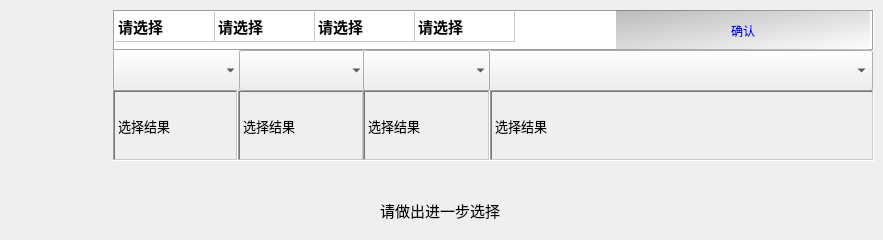
    <widget class="QWidget" name="page">
     <widget class="QComboBox" name="comboBox_2">
      <property name="geometry">
       <rect>
        <x>113</x>
        <y>50</y>
        <width>127</width>
        <height>41</height>
       </rect>
      </property>
      <property name="acceptDrops">
       <bool>true</bool>
      </property>
      <property name="autoFillBackground">
       <bool>true</bool>
      </property>
      <property name="currentText">
       <string notr="true"/>
      </property>
      <property name="currentIndex">
       <number>-1</number>
      </property>
      <property name="maxVisibleItems">
       <number>2</number>
      </property>
      <property name="maxCount">
       <number>2</number>
      </property>
      <property name="frame">
       <bool>false</bool>
      </property>
      <item>
       <property name="text">
        <string>地上建筑</string>
       </property>
      </item>
      <item>
       <property name="text">
        <string>地下/半地下</string>
       </property>
      </item>
     </widget>
     <widget class="QLabel" name="label_6">
      <property name="geometry">
       <rect>
        <x>238</x>
        <y>90</y>
        <width>126</width>
        <height>71</height>
       </rect>
      </property>
      <property name="font">
       <font>
        <pointsize>10</pointsize>
       </font>
      </property>
      <property name="frameShape">
       <enum>QFrame::WinPanel</enum>
      </property>
      <property name="frameShadow">
       <enum>QFrame::Sunken</enum>
      </property>
      <property name="text">
       <string>选择结果</string>
      </property>
      <property name="scaledContents">
       <bool>true</bool>
      </property>
      <property name="alignment">
       <set>Qt::AlignLeading|Qt::AlignLeft|Qt::AlignVCenter</set>
      </property>
      <property name="wordWrap">
       <bool>true</bool>
      </property>
     </widget>
     <widget class="QTableWidget" name="tableWidget_2">
      <property name="geometry">
       <rect>
        <x>113</x>
        <y>10</y>
        <width>761</width>
        <height>41</height>
       </rect>
      </property>
      <property name="sizePolicy">
       <sizepolicy hsizetype="Expanding" vsizetype="Expanding">
        <horstretch>0</horstretch>
        <verstretch>0</verstretch>
       </sizepolicy>
      </property>
      <property name="font">
       <font>
        <family>Californian FB</family>
        <pointsize>11</pointsize>
        <weight>75</weight>
        <bold>true</bold>
       </font>
      </property>
      <property name="acceptDrops">
       <bool>false</bool>
      </property>
      <property name="layoutDirection">
       <enum>Qt::LeftToRight</enum>
      </property>
      <property name="frameShape">
       <enum>QFrame::Box</enum>
      </property>
      <property name="frameShadow">
       <enum>QFrame::Sunken</enum>
      </property>
      <property name="autoScrollMargin">
       <number>16</number>
      </property>
      <property name="dragDropMode">
       <enum>QAbstractItemView::NoDragDrop</enum>
      </property>
      <property name="defaultDropAction">
       <enum>Qt::IgnoreAction</enum>
      </property>
      <property name="showGrid">
       <bool>true</bool>
      </property>
      <attribute name="horizontalHeaderVisible">
       <bool>false</bool>
      </attribute>
      <attribute name="horizontalHeaderHighlightSections">
       <bool>true</bool>
      </attribute>
      <attribute name="verticalHeaderVisible">
       <bool>false</bool>
      </attribute>
      <row>
       <property name="text">
        <string>新建行</string>
       </property>
      </row>
      <column>
       <property name="text">
        <string extracomment="地上或地下/半地下">地上/地下</string>
       </property>
       <property name="textAlignment">
        <set>AlignCenter</set>
       </property>
      </column>
      <column>
       <property name="text">
        <string extracomment="住宅建筑或公共建筑">住宅/公建</string>
       </property>
       <property name="textAlignment">
        <set>AlignCenter</set>
       </property>
      </column>
      <column>
       <property name="text">
        <string>有无喷淋</string>
       </property>
       <property name="textAlignment">
        <set>AlignCenter</set>
       </property>
      </column>
      <column>
       <property name="text">
        <string>其他重要公共建筑</string>
       </property>
       <property name="textAlignment">
        <set>AlignCenter</set>
       </property>
      </column>
      <item row="0" column="0">
       <property name="text">
        <string>请选择</string>
       </property>
       <property name="background">
        <brush brushstyle="NoBrush">
         <color alpha="255">
          <red>0</red>
          <green>85</green>
          <blue>0</blue>
         </color>
        </brush>
       </property>
       <property name="icon">
        <iconset>
         <normalon>../Resources/QtCiLHomeUi1.V.1/SourceFIle/IMG/minus.png</normalon>
        </iconset>
       </property>
       <property name="flags">
        <set>ItemIsEnabled</set>
       </property>
      </item>
      <item row="0" column="1">
       <property name="text">
        <string>请选择</string>
       </property>
       <property name="icon">
        <iconset>
         <normalon>../Resources/QtCiLHomeUi1.V.1/SourceFIle/IMG/minus.png</normalon>
        </iconset>
       </property>
       <property name="flags">
        <set>ItemIsEnabled</set>
       </property>
      </item>
      <item row="0" column="2">
       <property name="text">
        <string>请选择</string>
       </property>
       <property name="icon">
        <iconset>
         <normalon>../IMG/minus.png</normalon>
        </iconset>
       </property>
       <property name="flags">
        <set>ItemIsEnabled</set>
       </property>
      </item>
      <item row="0" column="3">
       <property name="text">
        <string>请选择</string>
       </property>
       <property name="icon">
        <iconset>
         <normalon>../IMG/minus.png</normalon>
        </iconset>
       </property>
       <property name="flags">
        <set>ItemIsEnabled</set>
       </property>
      </item>
     </widget>
     <widget class="QComboBox" name="comboBox_3">
      <property name="geometry">
       <rect>
        <x>239</x>
        <y>50</y>
        <width>127</width>
        <height>41</height>
       </rect>
      </property>
      <property name="acceptDrops">
       <bool>true</bool>
      </property>
      <property name="autoFillBackground">
       <bool>true</bool>
      </property>
      <property name="currentText">
       <string notr="true"/>
      </property>
      <property name="currentIndex">
       <number>-1</number>
      </property>
      <property name="maxVisibleItems">
       <number>3</number>
      </property>
      <property name="maxCount">
       <number>3</number>
      </property>
      <property name="frame">
       <bool>false</bool>
      </property>
      <item>
       <property name="text">
        <string>住宅建筑</string>
       </property>
      </item>
      <item>
       <property name="text">
        <string>公共建筑（非单层）</string>
       </property>
      </item>
      <item>
       <property name="text">
        <string>公共建筑（单层）</string>
       </property>
      </item>
     </widget>
     <widget class="QLabel" name="label_7">
      <property name="geometry">
       <rect>
        <x>113</x>
        <y>90</y>
        <width>125</width>
        <height>71</height>
       </rect>
      </property>
      <property name="font">
       <font>
        <pointsize>10</pointsize>
       </font>
      </property>
      <property name="frameShape">
       <enum>QFrame::WinPanel</enum>
      </property>
      <property name="frameShadow">
       <enum>QFrame::Sunken</enum>
      </property>
      <property name="text">
       <string>选择结果</string>
      </property>
      <property name="textFormat">
       <enum>Qt::AutoText</enum>
      </property>
      <property name="scaledContents">
       <bool>true</bool>
      </property>
      <property name="alignment">
       <set>Qt::AlignLeading|Qt::AlignLeft|Qt::AlignVCenter</set>
      </property>
      <property name="wordWrap">
       <bool>true</bool>
      </property>
     </widget>
     <widget class="QPushButton" name="Btn_M_Page1_2">
      <property name="geometry">
       <rect>
        <x>616</x>
        <y>10</y>
        <width>254</width>
        <height>41</height>
       </rect>
      </property>
      <property name="styleSheet">
       <string notr="true">QPushButton{
	color: rgb(0, 255, 255);
	border-image:url(C:/Users/jing.ma/Desktop/DCM/IMG/12e12e.png);
	background-repeat: no-repeat;
	background-position: left center;
	background-color: qlineargradient(spread:pad, x1:0, y1:0, x2:1, y2:1, stop:0 rgba(111, 111, 111, 121), stop:1 rgba(255, 255, 255, 100));
	border:none;
	font: 13pt &quot;Californian FB&quot;;
	text-align:centert;
	color: blue
	
	}
QPushButton:hover{
background-color: qlineargradient(spread:pad, x1:0.134, y1:0.493955, x2:1, y2:0.562, stop:0 rgba(100, 111, 121, 200), stop:1 rgba(255, 255, 255, 0));

	}
</string>
      </property>
      <property name="text">
       <string>确认</string>
      </property>
     </widget>
     <widget class="QComboBox" name="comboBox_4">
      <property name="geometry">
       <rect>
        <x>488</x>
        <y>50</y>
        <width>385</width>
        <height>41</height>
       </rect>
      </property>
      <property name="sizePolicy">
       <sizepolicy hsizetype="Expanding" vsizetype="Expanding">
        <horstretch>0</horstretch>
        <verstretch>0</verstretch>
       </sizepolicy>
      </property>
      <property name="currentIndex">
       <number>-1</number>
      </property>
      <property name="maxVisibleItems">
       <number>5</number>
      </property>
      <property name="maxCount">
       <number>5</number>
      </property>
      <item>
       <property name="text">
        <string>建筑高度24m以上部分任一楼层建筑面积大于1000m2的商店、展览、电信、邮政、财贸金融建筑和其他多种功能组合的建筑</string>
       </property>
      </item>
      <item>
       <property name="text">
        <string>医疗建筑、重要公共建筑、独立建造的老年人照料设施</string>
       </property>
      </item>
      <item>
       <property name="text">
        <string>省级及以上的广播电视和防灾指挥调度建筑、网局级和省级电力调度建筑</string>
       </property>
      </item>
      <item>
       <property name="text">
        <string>藏书超过100万册的图书馆、书库</string>
       </property>
      </item>
      <item>
       <property name="text">
        <string>其他</string>
       </property>
      </item>
     </widget>
     <widget class="QLabel" name="label_8">
      <property name="geometry">
       <rect>
        <x>490</x>
        <y>90</y>
        <width>384</width>
        <height>71</height>
       </rect>
      </property>
      <property name="font">
       <font>
        <pointsize>10</pointsize>
       </font>
      </property>
      <property name="frameShape">
       <enum>QFrame::WinPanel</enum>
      </property>
      <property name="frameShadow">
       <enum>QFrame::Sunken</enum>
      </property>
      <property name="text">
       <string>选择结果</string>
      </property>
      <property name="scaledContents">
       <bool>true</bool>
      </property>
      <property name="alignment">
       <set>Qt::AlignLeading|Qt::AlignLeft|Qt::AlignVCenter</set>
      </property>
      <property name="wordWrap">
       <bool>true</bool>
      </property>
     </widget>
     <widget class="QLabel" name="label_9">
      <property name="geometry">
       <rect>
        <x>380</x>
        <y>190</y>
        <width>151</width>
        <height>41</height>
       </rect>
      </property>
      <property name="font">
       <font>
        <pointsize>11</pointsize>
       </font>
      </property>
      <property name="text">
       <string>请做出进一步选择</string>
      </property>
     </widget>
     <widget class="QComboBox" name="comboBox_10">
      <property name="geometry">
       <rect>
        <x>363</x>
        <y>50</y>
        <width>127</width>
        <height>41</height>
       </rect>
      </property>
      <property name="acceptDrops">
       <bool>true</bool>
      </property>
      <property name="autoFillBackground">
       <bool>true</bool>
      </property>
      <property name="currentText">
       <string notr="true"/>
      </property>
      <property name="currentIndex">
       <number>-1</number>
      </property>
      <property name="maxVisibleItems">
       <number>2</number>
      </property>
      <property name="maxCount">
       <number>2</number>
      </property>
      <property name="frame">
       <bool>false</bool>
      </property>
      <item>
       <property name="text">
        <string>有喷淋</string>
       </property>
      </item>
      <item>
       <property name="text">
        <string>无喷淋</string>
       </property>
      </item>
     </widget>
     <widget class="QLabel" name="label_16">
      <property name="geometry">
       <rect>
        <x>363</x>
        <y>90</y>
        <width>127</width>
        <height>71</height>
       </rect>
      </property>
      <property name="font">
       <font>
        <pointsize>10</pointsize>
       </font>
      </property>
      <property name="frameShape">
       <enum>QFrame::WinPanel</enum>
      </property>
      <property name="frameShadow">
       <enum>QFrame::Sunken</enum>
      </property>
      <property name="text">
       <string>选择结果</string>
      </property>
      <property name="scaledContents">
       <bool>true</bool>
      </property>
      <property name="alignment">
       <set>Qt::AlignLeading|Qt::AlignLeft|Qt::AlignVCenter</set>
      </property>
      <property name="wordWrap">
       <bool>true</bool>
      </property>
     </widget>
    </widget>
